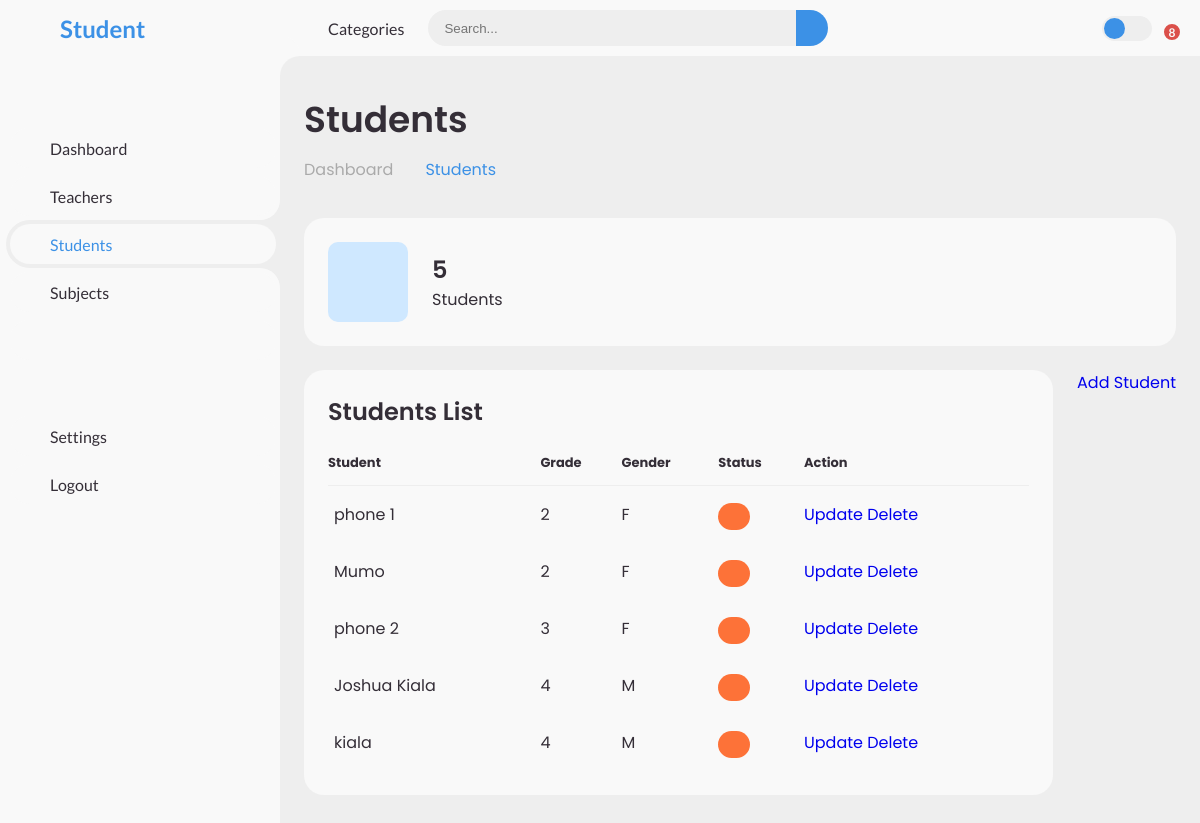
The page /students/ on the database its author committed.
### playground/models.py (models this page shows, shortened)
class Student(models.Model):
    name = models.CharField(max_length=30)
    admno = models.CharField(max_length=30, blank=True, unique=True)
    grade = models.CharField(max_length=30)
    GENDER_CHOICES = (
    ('M', 'Male'),
    ('F', 'Female'),
    )
    gender = models.CharField(choices=GENDER_CHOICES, max_length=1)
    age = models.PositiveSmallIntegerField()
    subjects = models.ManyToManyField(Subject, blank=True)
    teachers = models.ManyToManyField('Teacher', blank=True)
    class Meta:
        ordering = ['grade']
        verbose_name_plural = 'Students'

### playground/views.py (the view)
# urls.py: path('students/', views.students_view, name='students'),
def students_view(request):
    students = Student.objects.all()
    return render(request, 'student.html', {'students': students})

### playground/templates/student.html (shortened to what this page needs)
<!DOCTYPE html>
<html lang="en">
  <head>
    {% load static %}
    <link rel="stylesheet" href="{% static 'style.css' %}" />
  </head>
  <body>
    <section id="sidebar">
      <a href="{% url 'dashboard' %}" class="brand">
        <span class="text">Student</span>
      </a>
      <ul class="side-menu top">
        <li>
          <a href="{% url 'dashboard' %}">
            <span class="text">Dashboard</span>
          </a>
        </li>
        <li>
          <a href="{% url 'teachers' %}">
            <span class="text">Teachers</span>
          </a>
        </li>
        <li class="active">
          <a href="{% url 'students' %}">
            <span class="text">Students</span>
          </a>
        </li>
        <li>
          <a href="{% url 'subjects' %}">
            <span class="text">Subjects</span>
          </a>
        </li>
        <li>
          <a href="#">
          </a>
        </li>
      </ul>
      <ul class="side-menu">
        <li>
          <a href="#">
            <span class="text">Settings</span>
          </a>
        </li>
        <li>
          <a href="{% url 'signout' %}">
            <span class="text">Logout</span>
          </a>
        </li>
      </ul>
    </section>
    <section id="content">
      <nav>
        <a href="#" class="nav-link">Categories</a>
        <form action="#">
          <div class="form-input">
            <input type="search" placeholder="Search..." />
            <button type="submit" class="search-btn">
            </button>
          </div>
        </form>
        <label for="switch-mode" class="switch-mode"></label>
        <a href="#" class="notification">
          <span class="num">8</span>
        </a>
      </nav>
      <main>
        <div class="head-title">
          <div class="left">
            <h1>Students</h1>
            <ul class="breadcrumb">
              <li>
                <a href="{% url 'dashboard' %}">Dashboard</a>
              </li>
              <li>
                <a class="active" href="#">Students</a>
              </li>
            </ul>
          </div>
        </div>
        <ul class="box-info">
          <li>
            <i class="bx bxs-group"></i>
            <span class="text">
              <h3>{{ students.count }}</h3>
              <p>Students</p>
            </span>
          </li>
        </ul>
        <div class="table-data">
          <div class="order">
            <div class="head">
              <h3>Students List</h3>
            </div>
            <table>
              <thead>
                <tr>
                  <th>Student</th>
                  <th>Grade</th>
                  <th>Gender</th>
                  <th>Status</th>
                  <th>Action</th>
                </tr>
              </thead>
              <tbody>
                {% for student in students %}
                <tr>
                  <td>
                    <p>{{ student.name }}</p>
                  </td>
                  <td>{{ student.grade }}</td>
                  <td>{{ student.gender }}</td>
                  <td>
                    <span
                      class="status {% if student.status == 'active' %}completed{% else %}pending{% endif %}"
                      >{{ student.status }}</span
                    >
                  </td>
                  <td>
                    <a href="{% url 'update_student' student.name %}" class="btn-update">Update</a>
                    <a href="{% url 'delete_student' student.name %}" class="btn-delete">Delete</a>
                  </td>
                </tr>
                {% endfor %}
              </tbody>
            </table>
          </div>
          <a href="{% url 'add_student' %}" class="btn-add">Add Student</a>
        </div>
      </main>
    </section>
  </body>
</html>

### rows shown on the page
Student: name "phone 1", grade "2", gender "F"
Student: name "Mumo", grade "2", gender "F"
Student: name "phone 2", grade "3", gender "F"
Student: name "Joshua Kiala", grade "4", gender "M"
Student: name "kiala", grade "4", gender "M"

### other values the page prints
{{ students.count }} "5"
